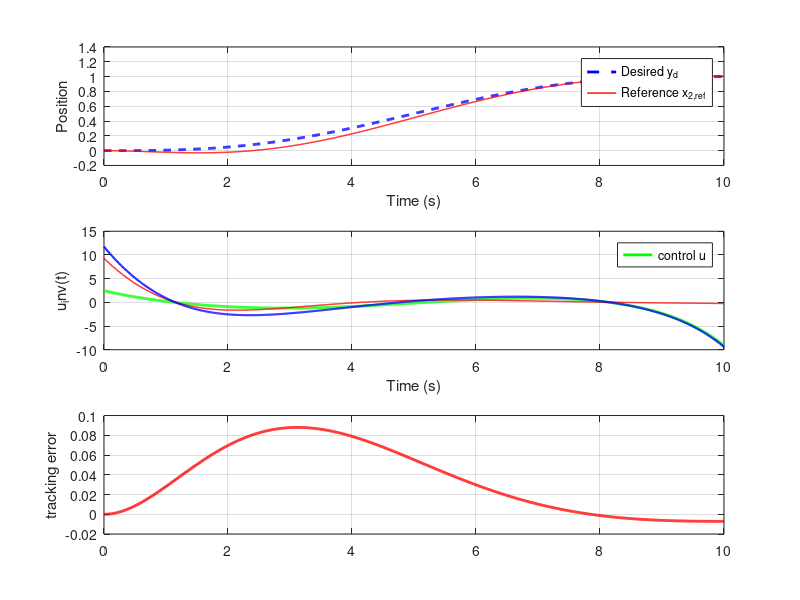

Write MATLAB code to recreate this figure.
A = [0 0 1 0; 0 0 0 1; -13/143 13/143 -1.3/143 1.3/143; 13/143 -13/143 1.3/143 -1.3/143];
B = [0; 0; 12/143; -1/143];
C = [0 1 0 0];
D = 0;

Tt = 10;
t = 0:0.01:Tt;
w = 2 * pi / Tt;
AA = w / Tt;
ydd_dot = AA * sin(w * t);
yd_dot = (AA/w) * (1 - cos(w * t));
y_d = -(AA/(w^2)) * sin(w*t) + (AA/w) * t;


A_y = C * A^2;
B_y = C * A * B;
T_zeta = [C ; C*A];
T_eta = [1 0 0 0; 0 0 1 0];
T = [T_zeta ; T_eta];
T_inv = inv(T);
Tl_inv = T_inv(:, 1:2);
Tr_inv = T_inv(:, 3:4);

A_inv = T_eta * (A - B*inv(B_y)*A_y) * Tr_inv;
B_inv1 = T_eta * (A - B*inv(B_y)*A_y) * Tl_inv;
B_inv2 = T_eta * B * inv(B_y);
B_inv = [B_inv1, B_inv2];


function eta_ref = solve_internal_dynamics(A_inv, B_inv, y_d, yd_dot, yd_ddot, t)
    % Split A_inv into stable and unstable parts
    [V, D] = eig(A_inv);
    eigenvalues = diag(D);
    
    % Separate stable (Re<0) and unstable (Re>0) modes
    stable_idx = real(eigenvalues) < 0;
    unstable_idx = real(eigenvalues) > 0;
    
    % Transformation to decouple the system
    T_split = V;
    T_split_inv = inv(T_split);
    
    % Decoupled system matrices
    A_decoupled = T_split_inv * A_inv * T_split;  % Should be (nearly) diagonal
    B_decoupled = T_split_inv * B_inv;
    
    % Extract stable and unstable subsystems
    A_s = A_decoupled(stable_idx, stable_idx);
    B_s = B_decoupled(stable_idx, :);
    A_u = A_decoupled(unstable_idx, unstable_idx);  
    B_u = B_decoupled(unstable_idx, :);
    
    % Form the desired output vector Y_d(t)
    Y_d = [y_d; yd_dot; yd_ddot]';  % Each row is [y_d, yd_dot, yd_ddot] at time t
    
    % Initialize
    n_stable = sum(stable_idx);
    n_unstable = sum(unstable_idx);
    eta_s = zeros(n_stable, length(t));
    eta_u = zeros(n_unstable, length(t));
    
    % SOLVE STABLE PART FORWARD IN TIME (causal)
    for k = 2:length(t)
        dt = t(k) - t(k-1);
        % Forward Euler for stable part
        eta_s(:,k) = eta_s(:,k-1) + dt * (A_s * eta_s(:,k-1) + B_s * Y_d(k-1,:)');
    end
    
    % SOLVE UNSTABLE PART BACKWARD IN TIME (noncausal)
    for k = length(t)-1:-1:1
        dt = t(k+1) - t(k);
        % Backward Euler for unstable part (solving backward in time)
        eta_u(:,k) = eta_u(:,k+1) - dt * (A_u * eta_u(:,k+1) + B_u * Y_d(k+1,:)');
    end
    
    % Combine stable and unstable parts
    eta_decoupled = zeros(size(A_inv,1), length(t));
    eta_decoupled(stable_idx, :) = eta_s;
    eta_decoupled(unstable_idx, :) = eta_u;
    
    % Transform back to original eta coordinates
    eta_ref = T_split * eta_decoupled;
end

eta_ref = solve_internal_dynamics(A_inv, B_inv, y_d, yd_dot, ydd_dot, t);

for k = 1:length(t)
    zeta_d = [y_d(k); yd_dot(k)];
    x_ref(:,k) = T_inv * [zeta_d; eta_ref(:,k)];
end

for k = 1:length(t)
    u_inv(k) = inv(B_y) * (ydd_dot(k) - A_y * x_ref(:,k));
end

Q = diag([1, 10, 0.1, 0.1]);
R = 0.01;

K = lqr(A, B, Q, R);


% Heres the forward analysis solution of control u
x0 = [0; 0; 0; 0];  % Initial state
x = x0;
X_sim = []; U_fb = []; U_total = []; Y_sim = [];

for k=1:length(t)
    x_refd = x_ref(:, k);
    u_fb = -K * (x - x_refd);
    u_total = u_fb + u_inv(k);

    X_sim = [X_sim, x];
    U_fb = [U_fb, u_fb];
    U_total = [U_total, u_total];
    Y_sim = [Y_sim, x(2)];

    if k < length(t)
        dt = t(k+1) - t(k);
        xdot = A*x + B* u_total;
        x = x + xdot * dt;
    end
end

disp(size(U_fb))
disp(size(U_total))
disp(size(u_inv))

tracking_error = y_d - Y_sim;

fprintf('Integral of y error')
disp(trapz(tracking_error))
fprintf('integral of control')
disp(trapz(U_total))

figure('Position', [100, 100, 1200, 800]);

figure;
subplot(3, 1, 1);
plot(t, y_d, 'b--', 'LineWidth', 2); hold on;
plot(t, Y_sim, 'r-', 'LineWidth', 1);
xlabel('Time (s)');
ylabel('Position');
legend('Desired y_d', 'Reference x_{2,ref}', 'Location', 'best');
grid on;

subplot(3, 1, 2)
plot(t, u_inv, 'g-', 'LineWidth', 2, 'DisplayName', 'Feedforward'); hold on;
plot(t, U_fb, 'r-', 'LineWidth', 1, 'DisplayName', 'Feedback');
plot(t, U_total, 'b-', 'LineWidth', 1.5, 'DisplayName', 'Combined');xlabel('Time (s)')
ylabel('u_inv(t)')
legend('control u')
grid on;

subplot(3, 1, 3)

plot(t, tracking_error, 'r', 'LineWidth', 2);
ylabel('tracking error')
grid on;
